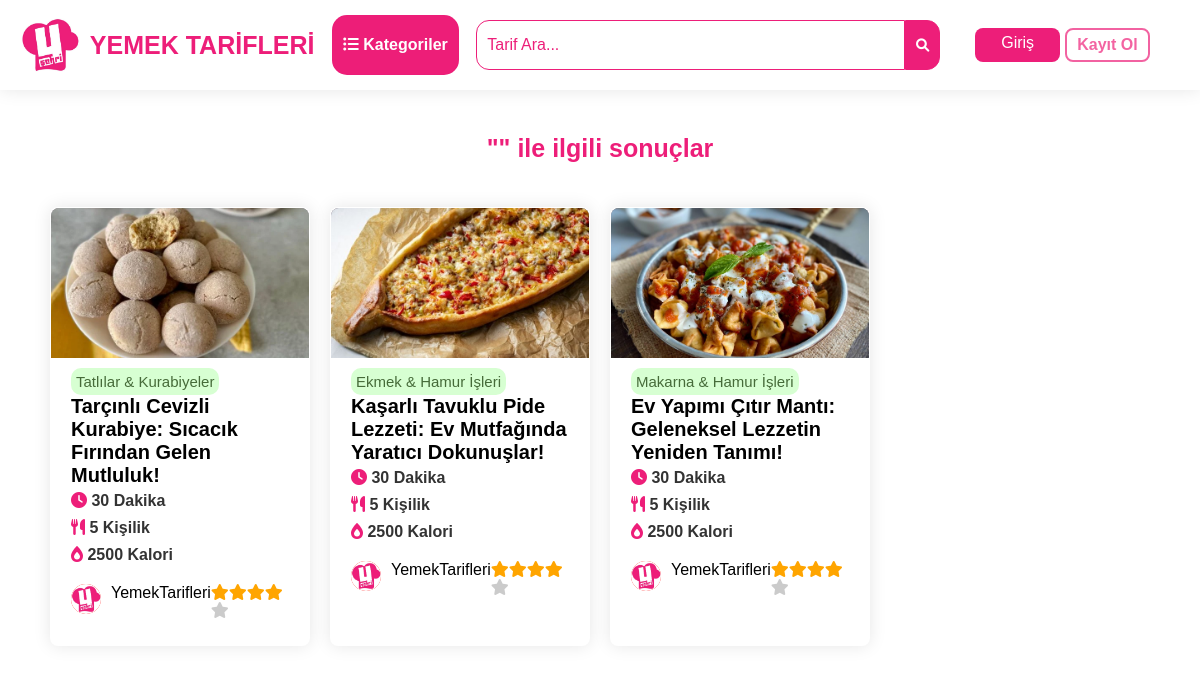
Screenshot of /search.php with the database file from the repository.
### tables this page shows
CREATE TABLE `tema_ayarlari` (
  `id` int(11) NOT NULL,
  `logo` varchar(255) DEFAULT NULL,
  `site_adi` varchar(255) DEFAULT NULL,
  `slogan` varchar(255) DEFAULT NULL,
  `intro_gorsel` varchar(255) DEFAULT NULL
);

CREATE TABLE `tarifler` (
  `tarif_id` int(11) NOT NULL,
  `kategori_ad` varchar(50) NOT NULL,
  `kategori_url` varchar(255) NOT NULL,
  `baslik` varchar(100) NOT NULL,
  `sure` varchar(255) DEFAULT NULL,
  `boyut` varchar(20) DEFAULT NULL,
  `kalori` varchar(255) DEFAULT NULL,
  `resim` varchar(255) DEFAULT NULL,
  `url` varchar(255) DEFAULT NULL,
  `icindekiler` text DEFAULT NULL,
  `hazirlanis` text DEFAULT NULL,
  `tarih` text NOT NULL,
  `goruntulenme` int(11) NOT NULL,
  `fav` int(11) NOT NULL
);

### tema_baglanti.php (called while the page is built, shortened)
<?php
include ("database.php");
$sql = "SELECT * FROM tema_ayarlari";
$result = $conn->query($sql);
if(mysqli_num_rows($result) > 0){
    $row = mysqli_fetch_assoc($result);
    $logo = $row['logo'];
    $site_adi = $row['site_adi'];
}
?>

### tarif_baglanti.php (called while the page is built, shortened)
<?php
include ("database.php");
$sql = "SELECT * FROM tarifler";
$result = $conn->query($sql);
if(mysqli_num_rows($result) > 0){
    $row = mysqli_fetch_assoc($result);
    $tarif_id = $row['tarif_id'];
}
?>

### search.php (the view, shortened to what this page needs)
<?php
include("database.php");
include("tarif_baglanti.php");
include("uye_baglantisi.php");
include("tema_baglanti.php");
?>
<!DOCTYPE html>
<html lang="en">
<head>
    <link rel="stylesheet" href="style.css">
	<link rel="stylesheet" href="https://pro.fontawesome.com
    /releases/v6.0.0-beta1/css/all.css"
 />
    <link rel="stylesheet" href="media.css">
</head>
<body>
<?php include ("header.php"); ?>
<div class="containerx">
    <br><br>
    <div class="tarifler">
    <h1 style="text-align:center"
    class="card-baslik"> "<?php echo  $arananlar = $_GET['search'];  ?>"
    <?php echo " ile ilgili sonuçlar";  ?></h1><br>
    <ul class="card-containerx">
<?php
include ("database.php");
$arananlar = $_GET['search'];
$sql = "SELECT * FROM tarifler WHERE baslik LIKE '%$arananlar%'";
$result = $conn->query($sql);
if (mysqli_num_rows($result) > 0) {
    while ($row = mysqli_fetch_assoc($result)) {
        echo "<li class='tarif-card'>";
        echo "<div class='img-div'>";
        echo "<img class='img-div' src='" . $row["resim"] . "' alt=''>";
        echo "</div>";
        echo "<div class='tarif-content'>";
        echo "<h2 class='tarif-kategori'>" . $row["kategori_ad"] . "</h2>";
        echo "<h1 class='tarif-baslik'>
        <a href='" . $row['url'] . "?tarif_id=" . $tarif_id . "'>" . $row["baslik"] . "</a>
        </h1>";
        echo "<h2 class='tarif-bilgi'><i class='fas fa-clock'></i> " . $row["sure"] . "</h2>";
        echo "<h2 class='tarif-bilgi'><i class='fas fa-utensils'></i> " . $row["boyut"] . "</h2>";
        echo "<h2 class='tarif-bilgi'><i class='fas fa-burn'></i> " . $row["kalori"] . "</h2>";
        echo "<div class='tarif-card_bottom'>";
        echo "<div class='yazar'>";
        echo "<img src='yemeksehri.jpeg' alt=''>";
        echo "YemekTarifleri";
        echo "<div class='degerlendirme'>";
        echo "<span class='fa fa-star checked'></span>";
        echo "<span class='fa fa-star checked'></span>";
        echo "<span class='fa fa-star checked'></span>";
        echo "<span class='fa fa-star checked'></span>";
        echo "<span class='fa fa-star no-checked'></span>";
        echo "</div>";
        echo "</div>";
        echo "</div>";
        echo "</div>";
        echo "</li>";
    }
} else {
    echo "Tarif Bulunamadı.";
}
?>
      </ul>
    </div>
</body>
</html>

### a-header.php (shortened to what this page needs)
<?php
require ("database.php");
include ("tema_baglanti.php");
include ("tarif_baglanti.php");
?>
<!DOCTYPE html>
<html lang="en">
<head>
    <link rel="stylesheet" href="style.css">
	<link rel="stylesheet" href="https://pro.fontawesome.com/releases/v6.0.0-beta1/css/all.css" />
    <link rel="stylesheet" href="media.css"><title>Card Layout</title>
</head>
<body>
<header style="display: <?php echo $display; ?>">
        <div class="header_1">
              <div class="logo">
              <a href="./index.php">
              <img src="<?php echo $logo ?>" alt="">
              <span><?php echo $site_adi ?></span>
              </a>
            </div>
            <button class="h-kategoriler_btn " id="header-kategoriler"><i class="fas fa-list-ul"></i> Kategoriler</button>
            <div class="search-bar">
              <form action="search.php" method="get">
                  <input type="text" name="search" placeholder="Tarif Ara...">
                  <button type="submit"><i class="fas fa-search"></i></button>
              </form>
          </div>
            <div class="login-register">
              <a class="btn-lr login" href="giris.php">Giriş</a>
              <a class="btn-lr register" href="kayit-ol.php">Kayıt Ol</a>
            </div>
        </div>
</header>
</body>
</html>

### style.css (style rules this page uses)
body { font-family: 'Poppins', sans-serif; margin: 0; padding: 0; box-sizing: border-box; background-color: #ffffff; scroll-behavior: smooth; }
h1,h2,h3,h4,h5 { margin: 0; padding: 0; }
* { list-style-type: none; box-sizing: border-box; }
:root { --primary-color:#ed1e79; --detail-color: rgb(255, 87, 51); --gold-color: rgb(243, 156, 18); }
.containerx { margin: 0px 20px; }
.tarifler { padding-top: 80px; }
.card-containerx { display: grid; grid-template-columns: repeat(4, 1fr); padding: 0px 20px; }
.tarif-card { flex-direction: column; margin: 10px; border-radius: 8px; background-color: #ffffff; border: 1px solid #d5d5d500; box-shadow: 0px 0px 17px 0px rgba(0,0,0,0.1); transition: 300ms; }
.tarif-card h2 { color: #333; }
.tarif-content { padding: 10px 20px; }
.img-div { max-height: 100%; -o-object-fit: cover; object-fit: cover; width: 100%; border-radius: 8px 8px 0px 0px; background-image: url(karas.png); background-position: center; background-repeat: no-repeat; height: 150px; }
.tarif-baslik { font-size: 20px; font-weight: 700; padding: 0; color: black; transition: 300ms; }
.tarif-baslik a { color: black; text-decoration-line: none; }
.tarif-kategori { display: inline-block; padding: 5px; font-size: 15px; font-weight: 400; border-radius: 10px; top: 80px; background-color: #ceffc7cc; color: #466b39 !important; }
.tarif-bilgi { font-size: 16px; font-weight: 600; line-height: 1.7; }
h2 .fas { color: var(--primary-color); }
.tarif-card_bottom { margin: 15px 0px; }
.degerlendirme { display: inline-block; margin-left: auto; }
.yazar { display: flex; font-weight: 500; }
.yazar img { height: 30px; background-color: red; border-radius: 50%; margin-right: 10px; }
.checked { color: orange; }
.no-checked { color: #33333341; }
header { background-color: white; display: flex; position: fixed; width: 100%; z-index: 1000; padding: 15px 20px; box-shadow: 0px 0px 17px 0px rgba(0,0,0,0.1); }
.logo a { display: flex; gap: 0.4em; font-size: 25px; font-weight: 700; color: #ed1e79; text-decoration: none; }
.logo img { height: 60px; }
.logo span { display: flex; align-content: center; flex-wrap: wrap; }
.login-register { display: flex; align-content: center; flex-wrap: wrap; margin-left: auto; gap: 0.3em; margin-right: 30px; }
.btn-lr { text-align: center; width: 85px; padding: 6px; border-radius: 8px; color: #ffffff; text-decoration: none; font-weight: 500; }
.login { background-color: var(--primary-color); }
.register { color: #ed1e78b1; border: 2px solid ; font-weight: 700; }
.h-kategoriler_btn { color: #fff; border: 1px solid #ed1e78b1; border-radius: 15px; padding: 10px; background-color: #ed1e78; font-size: 16px; font-weight: 700; margin-left: auto; }
.search-bar { display: flex; height: 50px; margin: auto; width: 40%; }
.search-bar input { border: 1px solid #ed1e79; padding: 10px; width: 100%; }
.search-bar button { border: 1px solid #ed1e79; padding: 10px; }
.search-bar input { font-size: 16px; color: #ed1e79; outline: none; border-radius: 13px 0px 0px 13px; }
.search-bar input::placeholder { font-size: 16px; color: var(--primary-color); }
.search-bar button { cursor: pointer; border-radius: 0px 13px 13px 0px; background-color: #ed1e79; color: #fff; }
.search-bar form { gap: 0; display: flex; width: 100%;; }
h2 i { color: var(--primary-color); font-weight: 700; }
.card-baslik { text-align: center; margin: 0px 20px; font-size: 25px; color: #ed1e79; text-decoration: none; }

### a-header.php (style rules this page uses)
.header_1 { display:flex; }
.h-kategoriler_btn { transition: all 200ms; }
header { display:block !important; }

### rows the page displays
tema_ayarlari: logo (picture), site_adi "YEMEK TARİFLERİ"
tarifler: resim (picture), kategori_ad "Tatlılar & Kurabiyeler", baslik "Tarçınlı Cevizli Kurabiye: Sıcacık Fırından Gelen Mutluluk!", sure "30 Dakika", boyut "5 Kişilik", kalori "2500 Kalori"
tarifler: resim (picture), kategori_ad "Ekmek & Hamur İşleri", baslik "Kaşarlı Tavuklu Pide Lezzeti: Ev Mutfağında Yaratıcı Dokunuşlar!", sure "30 Dakika", boyut "5 Kişilik", kalori "2500 Kalori"
tarifler: resim (picture), kategori_ad "Makarna & Hamur İşleri", baslik "Ev Yapımı Çıtır Mantı: Geleneksel Lezzetin Yeniden Tanımı!", sure "30 Dakika", boyut "5 Kişilik", kalori "2500 Kalori"
